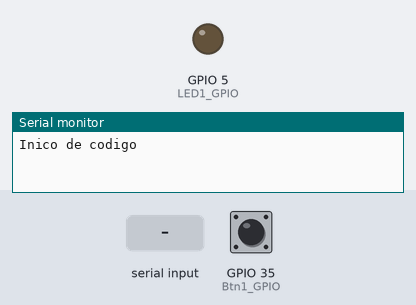
Recording of a sketch running on a simulated ESP32. Shown: output pins drawn as LEDs (lit = HIGH), the last lines printed to the serial monitor. Inputs (shaded band) come from the test bench; at power-on: GPIO 35 (Btn1_GPIO) HIGH. Nothing arrives over Bluetooth unless stated.

Above: at 1.2 s.
1.3 s: GPIO 35 (Btn1_GPIO) pulled LOW for 3.2 s
At 5.3 s:
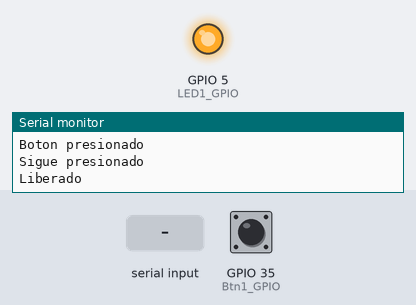
6.0 s: "Reset\n" received over the second serial link
At 6.5 s:
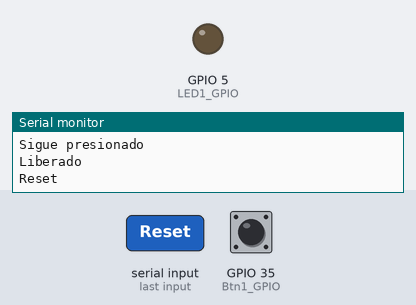
Timing chart, 0 to 9.0 s (numbered marks = the images above; inputs shaded):
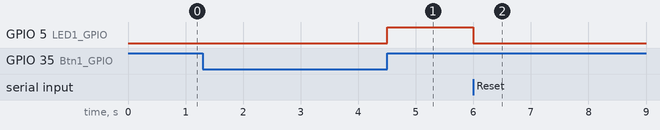

Measured:
- after the input at 1.3 s, GPIO 5 (LED1_GPIO): LOW → HIGH after 3.2 s
- after the input at 6.0 s, GPIO 5 (LED1_GPIO): HIGH → LOW at once

The sketch:

BluetoothQR.ino
```cpp
/*Codigo funcional para lector bluetooth
 Es necesario revisar gpio a Raspberry*/
#include <BluetoothSerial.h>
#define Btn1_GPIO   35
#define LED1_GPIO   5

BluetoothSerial SerialBT;
void ConfigByBluetooth(void);

void setup()
{
  pinMode(LED1_GPIO, OUTPUT);
  pinMode(Btn1_GPIO, INPUT_PULLUP);
  Serial.begin(115200);
  Serial.println("Inico de codigo");
}

void loop()
{
  if(digitalRead(Btn1_GPIO)== LOW){
    Serial.println("Boton presionado");
    delay(2000);
    if(digitalRead(Btn1_GPIO) == LOW){
      Serial.println("Sigue presionado");
      while(digitalRead(Btn1_GPIO) == LOW);
      Serial.println("Liberado");
      digitalWrite(LED1_GPIO,HIGH);
      ConfigByBluetooth();
      digitalWrite(LED1_GPIO,LOW);
    }
  }
}

void ConfigByBluetooth(void){
  // Inicializamos bluetooth
  String message = "";
  String message2 = "";
  char incomingChar;
  char incomingChar2;
  bool BTHControl = true;
  SerialBT.begin("LectorQR");
  while(BTHControl==true){
    if(SerialBT.available()){
      char incomingChar = SerialBT.read();
      if (incomingChar != '\n'){
        message += String(incomingChar);
      }
      else{
        //BTHControl = false;
        message = "";
      }
      Serial.write(incomingChar);
    }
    if (message =="Reset"){
      BTHControl = false;
      }
    if(Serial.available()){
      char incomingChar2 = Serial.read();
      if (incomingChar2 != '\n'){
        message2 += String(incomingChar2);
      }
      else{
        //BTHControl = false;
        message2 = "";
      }
      SerialBT.write(incomingChar2);
    }
  }
  SerialBT.end();
}
```
